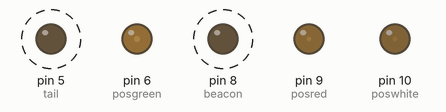
Recording of a sketch running on a simulated SparkFun Pro Micro, built with avr-gcc and run on an emulated ATmega32U4. Parts: output pins drawn as LEDs (lit = HIGH). Dashed ring = blinking. Pins used as bus, display or sensor lines are not drawn.

Above: at 0.3 s.
Timing chart, 0 to 3.0 s (numbered marks = the images above):
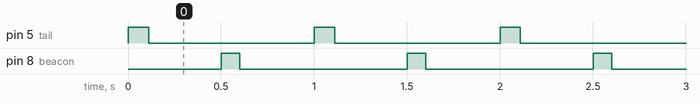

The sketch:

A320lights.ino
```cpp
/* Simulation LED Anti-Collision Lighting System for Airbus A320 Family
  LED Wing Strobe Lights 2LA456509-02 and 510-02 for Sharklet Wing Tips  double flash
  50 ms on – 60 ms off – 50 ms on
  LED Beacon Light 2LA455968-01  100 ms on
  LED Rearward Strobe and Navigation Light 2LA456241-00 110 ms on
  ProMicro , ATmega32U4  3.3V/8MHz
  ProMicro , ATmega32U4  5V/16MHz
*/

int poswhite = 10;
int posred = 9;
int posgreen = 6;
int strobe = 7;
int beacon = 8;
int tail = 5;

void setup()
{
  pinMode(strobe, OUTPUT);
  pinMode(beacon, OUTPUT);
  pinMode(tail, OUTPUT);
  pinMode(poswhite, OUTPUT);
  pinMode(posred, OUTPUT);
  pinMode(posgreen, OUTPUT);

  analogWrite(poswhite, 1); //set light intensity
  analogWrite(posred, 10); //set light intensity
  analogWrite(posgreen, 30); //set light intensity
}

void loop()
{
  digitalWrite(strobe, HIGH);
  digitalWrite(tail, HIGH);
  delay(50);
  digitalWrite(strobe, LOW);
  delay(60);
  digitalWrite(tail, LOW);
  digitalWrite(strobe, HIGH);
  delay(50);
  digitalWrite(strobe, LOW);
  delay(340);
  digitalWrite(beacon, HIGH);
  delay(100);
  digitalWrite(beacon, LOW);
  delay(400);
}
```

Measured:
- by itself, pin 5 (tail): alternates HIGH for 0.11 s and LOW for 0.89 s
- by itself, pin 8 (beacon): alternates HIGH for 0.10 s and LOW for 0.90 s
- by itself, everything shown: repeats every 1.0 s, in 4 steps
